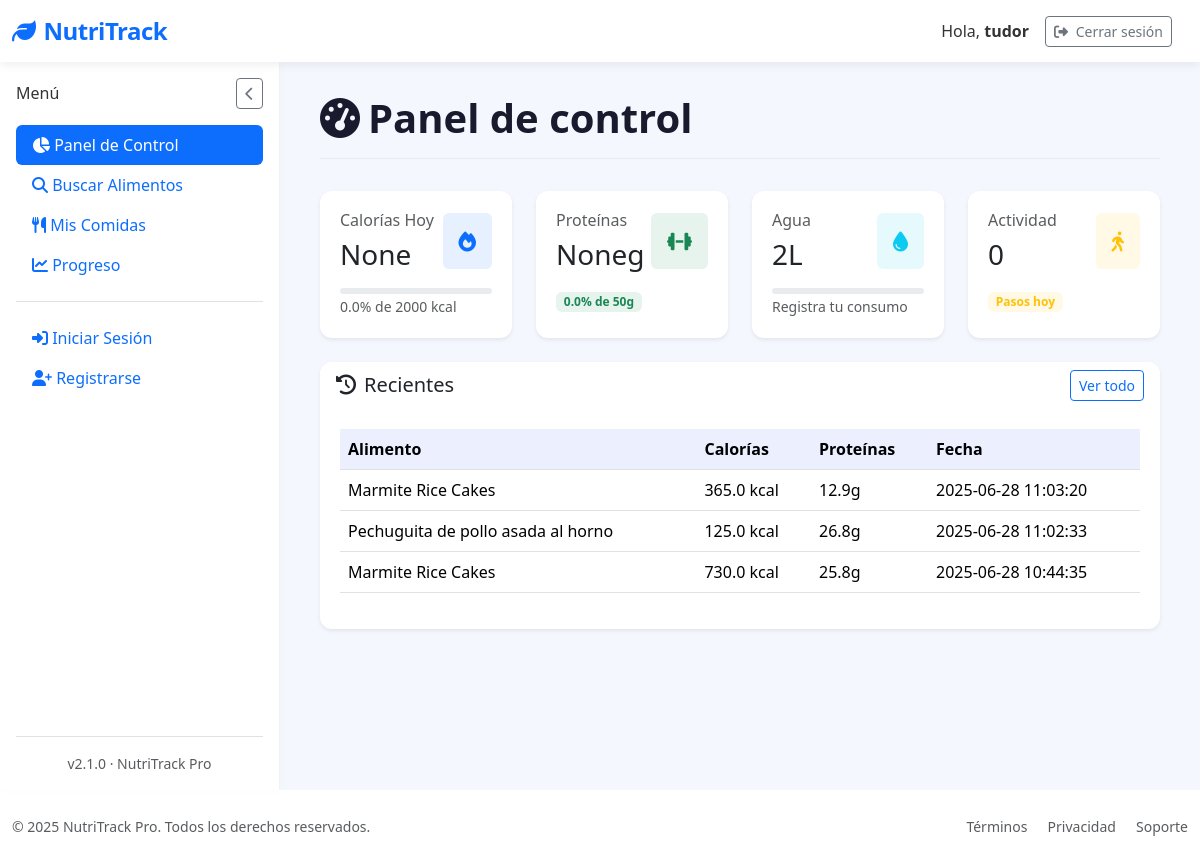
The page /dashboard (signed in) on the database as committed earlier.
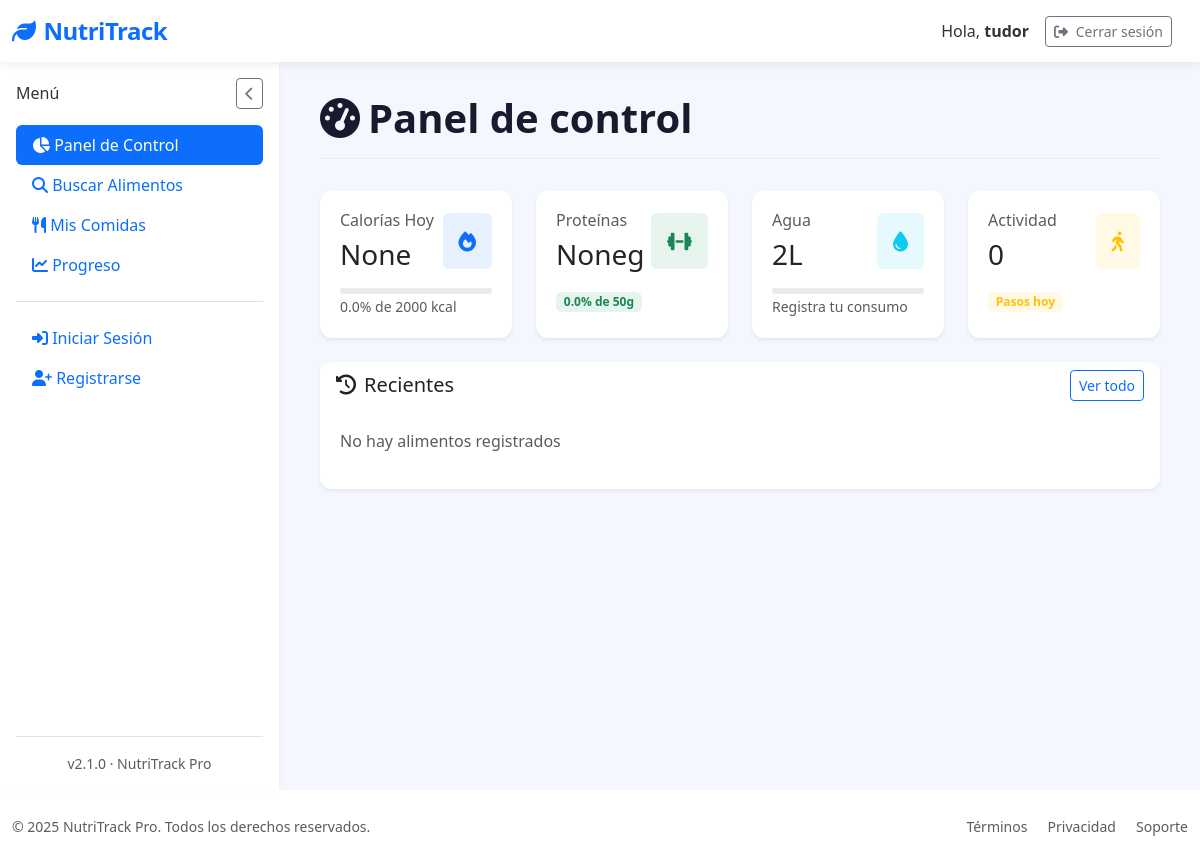
The same page on the database as committed later.
### tables this page shows
CREATE TABLE "loggin" (
	"id"	INTEGER,
	"username"	TEXT NOT NULL,
	"password"	TEXT,
	"email"	TEXT, google_id TEXT,
	PRIMARY KEY("id" AUTOINCREMENT)
);

CREATE TABLE food_entries (
        id INTEGER PRIMARY KEY AUTOINCREMENT,
        user_id INTEGER NOT NULL,
        food_name TEXT NOT NULL,
        calories REAL,
        proteins REAL,
        fats REAL,
        carbs REAL,
        date TIMESTAMP DEFAULT CURRENT_TIMESTAMP,
        FOREIGN KEY (user_id) REFERENCES loggin(id)
    );

### app/controllers/DashboardController.py (the view)
@app.route('/dashboard')
@login_required
def dashboard():
    with get_db_cursor() as cur:
        cur.execute("SELECT * FROM user_goals WHERE user_id = ?", (current_user.id,))
        goals = cur.fetchone() or {'daily_calories': 2000, 'daily_proteins': 50, 'daily_water': 2}
        cur.execute("""
            SELECT SUM(calories) as calories, SUM(proteins) as proteins
            FROM food_entries
            WHERE user_id = ? AND date(date) = date('now')
        """, (current_user.id,))
        today_stats = cur.fetchone() or {'calories': 0, 'proteins': 0}
        cur.execute("""
            SELECT food_name, calories, proteins, date
            FROM food_entries
            WHERE user_id = ?
            ORDER BY date DESC
            LIMIT 5
        """, (current_user.id,))
        recent_foods = cur.fetchall()
    calories_percentage = min(100, (today_stats['calories'] or 0) / goals['daily_calories'] * 100)
    proteins_percentage = min(100, (today_stats['proteins'] or 0) / goals['daily_proteins'] * 100)
    return render_template('Dashboard/dashboard.html',
        goals=goals,
        today_stats=today_stats,
        recent_foods=recent_foods,
        calories_percentage=round(calories_percentage, 1),
        proteins_percentage=round(proteins_percentage, 1)
    )

### app/__init__.py (called while the page is built)
@login_manager.user_loader
def load_user(user_id):
    return User.get_by_id(user_id)

### app/conexion.py (called while the page is built)
@contextmanager
def get_db_connection():
    conn = sqlite3.connect(DATABASE)
    conn.row_factory = sqlite3.Row  # Esto permite acceso como diccionario
    try:
        yield conn
    finally:
        conn.close()

@contextmanager
def get_db_cursor():
    with get_db_connection() as conn:
        cursor = conn.cursor()
        try:
            yield cursor
            conn.commit()
        except:
            conn.rollback()
            raise

### app/models/LoginGoogleModel.py (called while the page is built)
    @staticmethod
    def get_by_id(user_id):
        with get_db_cursor() as cur:
            cur.execute("SELECT * FROM loggin WHERE id = ?", (user_id,))
            user = cur.fetchone()
            if user:
                return User(
                    id=user['id'],
                    username=user['username'],
                    email=user['email'] if 'email' in user.keys() else None,
                    google_id=user['google_id'] if 'google_id' in user.keys() else None
                )
        return None

### app/templates/Dashboard/dashboard.html (shortened to what this page needs)
{% extends "base.html" %}
{% block section %}
<div class="page-header d-flex justify-content-between align-items-center">
  <h1 class="page-title">
    <i class="fas fa-tachometer-alt me-2"></i>Panel de control
  </h1>
</div>
<div class="row">
  <div class="col-xl-3 col-md-6 mb-4">
    <div class="card border-0 shadow-sm h-100">
      <div class="card-body">
        <div class="d-flex justify-content-between align-items-center">
          <div>
            <h6 class="fw-medium text-muted mb-2">Calorías Hoy</h6>
            <h3 class="mb-0">{{ today_stats.calories|default(0) }}</h3>
          </div>
          <div class="bg-primary bg-opacity-10 p-3 rounded">
            <i class="fas fa-fire text-primary fa-lg"></i>
          </div>
        </div>
        <div class="mt-3">
          <div class="progress" style="height: 6px;">
          </div>
          <small class="text-muted">{{ calories_percentage }}% de {{ goals.daily_calories }} kcal</small>
        </div>
      </div>
    </div>
  </div>
  <div class="col-xl-3 col-md-6 mb-4">
    <div class="card border-0 shadow-sm h-100">
      <div class="card-body">
        <div class="d-flex justify-content-between align-items-center">
          <div>
            <h6 class="fw-medium text-muted mb-2">Proteínas</h6>
            <h3 class="mb-0">{{ today_stats.proteins|default(0) }}g</h3>
          </div>
          <div class="bg-success bg-opacity-10 p-3 rounded">
            <i class="fas fa-dumbbell text-success fa-lg"></i>
          </div>
        </div>
        <div class="mt-3">
          <span class="badge bg-success bg-opacity-10 text-success">
            {{ proteins_percentage }}% de {{ goals.daily_proteins }}g
          </span>
        </div>
      </div>
    </div>
  </div>
  <div class="col-xl-3 col-md-6 mb-4">
    <div class="card border-0 shadow-sm h-100">
      <div class="card-body">
        <div class="d-flex justify-content-between align-items-center">
          <div>
            <h6 class="fw-medium text-muted mb-2">Agua</h6>
            <h3 class="mb-0">{{ goals.daily_water }}L</h3>
          </div>
          <div class="bg-info bg-opacity-10 p-3 rounded">
            <i class="fas fa-tint text-info fa-lg"></i>
          </div>
        </div>
        <div class="mt-3">
          <div class="progress" style="height: 6px;">
          </div>
          <small class="text-muted">Registra tu consumo</small>
        </div>
      </div>
    </div>
  </div>
  <div class="col-xl-3 col-md-6 mb-4">
    <div class="card border-0 shadow-sm h-100">
      <div class="card-body">
        <div class="d-flex justify-content-between align-items-center">
          <div>
            <h6 class="fw-medium text-muted mb-2">Actividad</h6>
            <h3 class="mb-0">0</h3>
          </div>
          <div class="bg-warning bg-opacity-10 p-3 rounded">
            <i class="fas fa-walking text-warning fa-lg"></i>
          </div>
        </div>
        <div class="mt-3">
          <span class="badge bg-warning bg-opacity-10 text-warning">Pasos hoy</span>
        </div>
      </div>
    </div>
  </div>
</div>
<div class="card border-0 shadow-sm">
  <div class="card-header bg-white border-0 d-flex justify-content-between align-items-center">
    <h5 class="mb-0">
      <i class="fas fa-clock-rotate-left me-2"></i>Recientes
    </h5>
    <a href="#" class="btn btn-sm btn-outline-primary">Ver todo</a>
  </div>
  <div class="card-body">
    {% if recent_foods %}
    <div class="table-responsive">
      <table class="table table-hover">
        <thead>
          <tr>
            <th>Alimento</th>
            <th>Calorías</th>
            <th>Proteínas</th>
            <th>Fecha</th>
          </tr>
        </thead>
        <tbody>
          {% for food in recent_foods %}
          <tr>
            <td>{{ food['food_name'] }}</td>
            <td>{{ food['calories'] }} kcal</td>
            <td>{{ food['proteins'] }}g</td>
            <td>{{ food['date'] }}</td>
          </tr>
          {% endfor %}
        </tbody>
      </table>
    </div>
    {% else %}
    <p class="text-muted">No hay alimentos registrados</p>
    {% endif %}
  </div>
</div>
{% endblock %}

### app/templates/base.html (shortened to what this page needs)
<!DOCTYPE html>
<html lang="es" data-bs-theme="light">
<head>
  <link href="https://cdn.jsdelivr.net/npm/bootstrap@5.3.2/dist/css/bootstrap.min.css" rel="stylesheet">
  <link rel="stylesheet" href="https://cdn.jsdelivr.net/npm/bootstrap-icons@1.11.1/font/bootstrap-icons.css">
  <link rel="stylesheet" href="https://cdnjs.cloudflare.com/ajax/libs/font-awesome/6.4.2/css/all.min.css">
  <link href="https://cdn.jsdelivr.net/npm/sweetalert2@11/dist/sweetalert2.min.css" rel="stylesheet">
  <link rel="stylesheet" href="{{ url_for('static', filename='styles/Stylebase.css') }}">
</head>
<body>
  <nav class="navbar navbar-expand-lg navbar-light bg-white">
    <div class="container-fluid">
      <a class="navbar-brand text-primary" href="{{ url_for('logout') }}">
        <i class="fas fa-leaf me-2"></i>NutriTrack
      </a>
      <div class="d-flex align-items-center ms-auto">
        <span class="me-3 d-none d-md-inline">Hola, <strong>{{ current_user.username }}</strong></span>
        <a href="{{ url_for('logout') }}"
          class="btn btn-outline-secondary btn-sm me-3"
          onclick="return confirmLogout(event)">
          <i class="fas fa-sign-out-alt me-1"></i> Cerrar sesión
        </a>
      </div>
    </div>
  </nav>
  <div class="container-fluid flex-grow-1">
    <div class="row h-100 g-0">
      <nav class="sidebar d-flex flex-column p-3" id="sidebar">
        <div class="d-flex justify-content-between align-items-center mb-3">
          <h6 class="sidebar-title mb-0">Menú</h6>
          <button id="closeSidebarBtn" class="btn btn-sm btn-outline-secondary d-lg-block">
            <i class="fas fa-chevron-left"></i>
          </button>
        </div>
        <ul class="nav nav-pills flex-column mb-auto">
          <li class="nav-item">
            <a href="{{ url_for('dashboard') }}" class="nav-link {% if request.path == url_for('dashboard') %}active{% endif %}">
              <i class="fas fa-chart-pie"></i> Panel de Control
            </a>
          </li>
          <li>
            <a href="{{ url_for('search_food') }}" class="nav-link {% if request.path == url_for('search_food') %}active{% endif %}">
              <i class="fas fa-search"></i> Buscar Alimentos
            </a>
          </li>
          <li>
            <a href="{{ url_for('mis_comidas') }}" class="nav-link {% if request.path == url_for('mis_comidas') %}active{% endif %}">
              <i class="fas fa-utensils"></i> Mis Comidas
            </a>
          </li>
          <li>
            <a href="{{ url_for('progreso') }}" class="nav-link {% if request.path == url_for('progreso') %}active{% endif %}">
              <i class="fas fa-chart-line"></i> Progreso
            </a>
          </li>
          <li class="pt-3 mt-3 border-top">
            {% if session.username %}
            <a href="{{ url_for('logout') }}" class="nav-link">
              <i class="fas fa-sign-out-alt"></i> Cerrar Sesión
            </a>
            {% else %}
            <a href="{{ url_for('login') }}" class="nav-link">
              <i class="fas fa-sign-in-alt"></i> Iniciar Sesión
            </a>
            <a href="{{ url_for('register') }}" class="nav-link">
              <i class="fas fa-user-plus"></i> Registrarse
            </a>
            {% endif %}
          </li>
        </ul>
        <div class="mt-auto pt-3 border-top">
          <div class="text-center small text-muted">
            v2.1.0 · NutriTrack Pro
          </div>
        </div>
      </nav>
      <main class="main-content" id="mainContent">
        {% block section %}{% endblock %}
      </main>
    </div>
  </div>
  <footer class="bg-white py-4 mt-auto">
    <div class="container-fluid">
      <div class="row align-items-center">
        <div class="col-md-6 text-center text-md-start">
          <p class="mb-0 small text-muted">&copy; 2025 NutriTrack Pro. Todos los derechos reservados.</p>
        </div>
        <div class="col-md-6 text-center text-md-end">
          <a href="#" class="text-decoration-none small text-muted me-3">Términos</a>
          <a href="#" class="text-decoration-none small text-muted me-3">Privacidad</a>
          <a href="#" class="text-decoration-none small text-muted">Soporte</a>
        </div>
      </div>
    </div>
  </footer>
</body>
</html>

### app/static/styles/StyleBase.css (style rules this page uses)
:root { --primary-color: #4361ee; --secondary-color: #3f37c9; --accent-color: #4cc9f0; --dark-color: #1a1a2e; --light-color: #f8f9fa; --success-color: #4bb543; }
body { font-family: 'Segoe UI', system-ui, -apple-system, sans-serif; background-color: #f5f7ff; color: #333; min-height: 100vh; display: flex; flex-direction: column; overflow-x: hidden; }
.navbar-brand { font-weight: 700; font-size: 1.5rem; letter-spacing: -0.5px; }
.navbar { box-shadow: 0 2px 10px rgba(0, 0, 0, 0.08); background: white !important; position: relative; z-index: 1100; }
.container-fluid.flex-grow-1 { display: flex; flex-direction: column; min-height: calc(100vh - 72px - 70px); padding-left: 0; padding-right: 0; }
.row.h-100 { display: flex; flex-grow: 1; flex-wrap: nowrap; margin-left: 0; margin-right: 0; width: 100%; }
.sidebar { width: 280px; background: white; position: sticky; top: 72px; border-right: 1px solid rgba(0, 0, 0, 0.05); box-shadow: 1px 0 10px rgba(0, 0, 0, 0.02); transition: all 0.3s ease; z-index: 100; display: flex; flex-direction: column; flex-shrink: 0; height: calc(100vh - 72px); padding: 1rem; }
.main-content { flex-grow: 1; flex-basis: 0; padding: 2rem 2.5rem; background-color: #f5f7ff; overflow-y: auto; }
.card-body { padding: 1.25rem; }
.card.h-100 { display: flex; flex-direction: column; }
.card-body { flex-grow: 1; }
.card { border: none; border-radius: 12px; box-shadow: 0 4px 12px rgba(0, 0, 0, 0.05); transition: transform 0.2s ease, box-shadow 0.2s ease; }
.card-header { background-color: white; border-bottom: 1px solid rgba(0, 0, 0, 0.05); font-weight: 600; border-radius: 12px 12px 0 0 !important; }
.page-header { display: flex; justify-content: space-between; align-items: center; margin-bottom: 2rem; padding-bottom: 1rem; border-bottom: 1px solid rgba(0, 0, 0, 0.05); }
.page-title { font-weight: 700; color: var(--dark-color); margin: 0; }

Rows that differ between the two databases and show on the page:
removed food_entries: food_name "Marmite Rice Cakes", calories "365.0", proteins "12.9", date "2025-06-28 11:03:20"
removed food_entries: food_name "Pechuguita de pollo asada al horno", calories "125.0", proteins "26.8", date "2025-06-28 11:02:33"
removed food_entries: food_name "Marmite Rice Cakes", calories "730.0", proteins "25.8", date "2025-06-28 10:44:35"
Other text that changed with them:
text no longer shown: "Alimento Calorías Proteínas Fecha"
text now shown: "No hay alimentos registrados"
